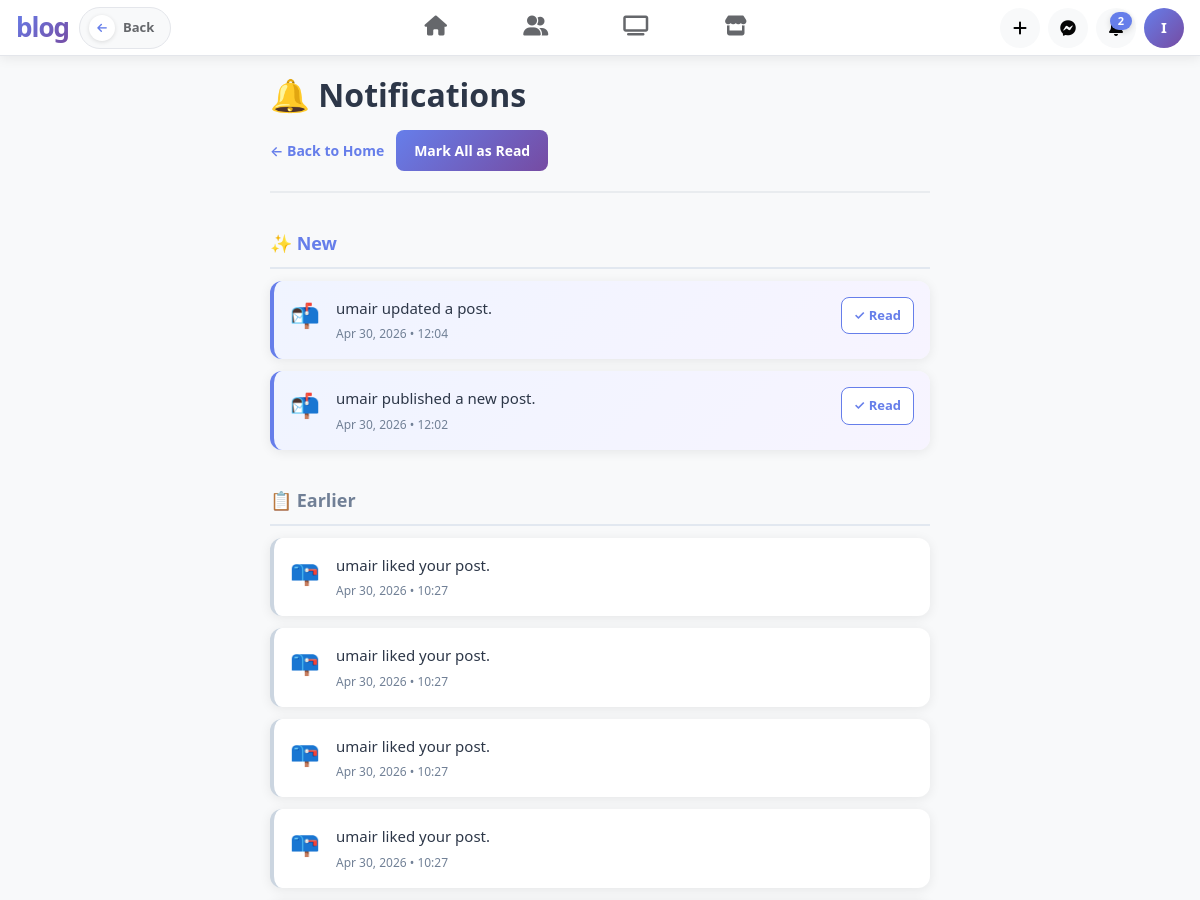
/notifications/ (signed in, upper part), run on an earlier commit of the app's database.
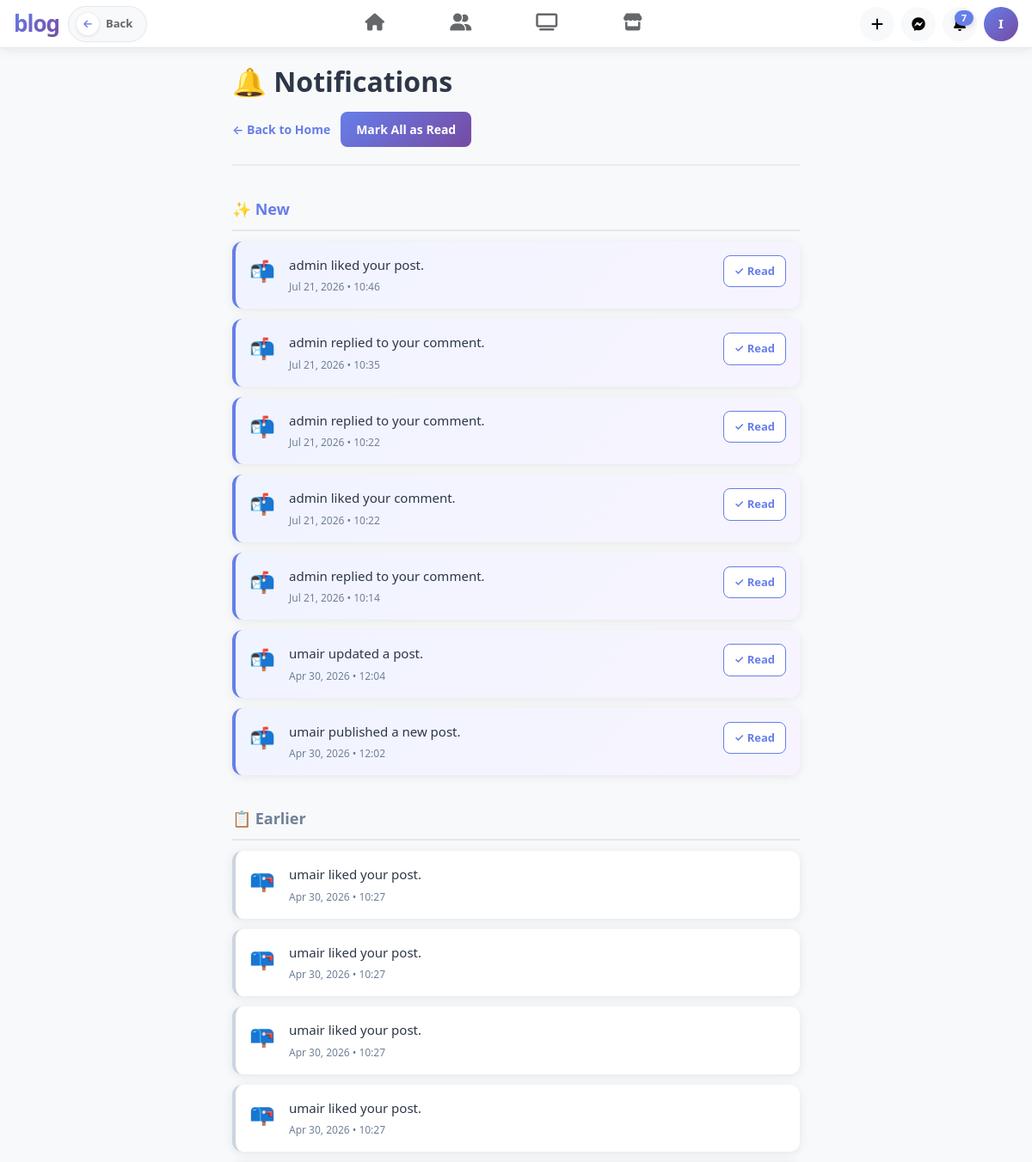
And on a later commit of the database.
### blog/models.py (models this page shows, shortened)
class CustomUser(AbstractUser):
    email = models.EmailField(unique=True)

class Notification(models.Model):
    user = models.ForeignKey(settings.AUTH_USER_MODEL, on_delete=models.CASCADE)
    post = models.ForeignKey(
        Post,
        on_delete=models.CASCADE,
        related_name="notifications",
        null=True,
        blank=True,
    )
    message = models.TextField()
    is_read = models.BooleanField(default=False)
    created_at = models.DateTimeField(auto_now_add=True)
    sender = models.ForeignKey(
        CustomUser, on_delete=models.CASCADE, related_name="notifications_sent"
    )

### blog/views.py (the view)
# urls.py: path("notifications/", notifications_list_view, name="notifications_list"),
@login_required
def notifications_list_view(request):
    new_notifications = Notification.objects.filter(
        user=request.user, is_read=False
    ).order_by("-created_at")
    old_notifications = Notification.objects.filter(
        user=request.user, is_read=True
    ).order_by("-created_at")
    return render(
        request,
        "notifications/list.html",
        {
            "new_notifications": new_notifications,
            "old_notifications": old_notifications,
        },
    )

### blog/context_processors.py (called while the page is built)
def notifications_badge(request):
    if request.user.is_authenticated:
        cache_key = f"unread_notifications_{request.user.id}"
        unread_count = cache.get(cache_key)
        if unread_count is None:
            unread_count = Notification.objects.filter(
                user=request.user, is_read=False
            ).count()
            cache.set(cache_key, unread_count, 30)
    else:
        unread_count = 0
    return {"unread_notifications_count": unread_count}

def navbar_context(request):
    cache_key = "all_categories_navbar"
    all_categories = cache.get(cache_key)
    if all_categories is None:
        all_categories = list(Category.objects.all().order_by("name"))
        cache.set(cache_key, all_categories, 3600)
    selected_category_ids = []
    if request.GET:
        selected_category_ids = [
            int(id) for id in request.GET.getlist("categories") if id and id != "all"
        ]
    return {
        "all_categories": all_categories,
        "selected_category_ids": selected_category_ids,
    }

### templates/notifications/list.html (shortened to what this page needs)
{% extends "base.html" %}
{% block content %}
<link rel="stylesheet" href="https://cdn.jsdelivr.net/npm/bootstrap@5.3.0/dist/css/bootstrap.min.css">
<div class="notifications-container">
    <div class="page-header">
        <h1>🔔 Notifications</h1>
        <div class="header-actions">
            <a href="{% url 'blog:home' %}" class="btn-back">← Back to Home</a>
            <form method="post" action="{% url 'blog:mark_all_read' %}" style="margin: 0;">
                <button type="submit" class="btn-mark-all">Mark All as Read</button>
            </form>
        </div>
    </div>
    <div class="section-divider">
        <h2 class="section-title new">
            <span>✨ New</span>
            {% if new_notifications %}
                <span class="notification-badge">{{ new_notifications|length }}</span>
            {% endif %}
        </h2>
        {% if new_notifications %}
            {% for n in new_notifications %}
                <div class="notification-item new">
                    <div class="notification-icon">📬</div>
                    <div class="notification-content">
                        <p class="notification-message">{{ n.message }}</p>
                        <div class="notification-time">{{ n.created_at|date:"M d, Y • H:i" }}</div>
                    </div>
                    <div class="notification-actions">
                        <form method="post" action="{% url 'blog:mark_read' n.id %}" style="margin: 0;">
                            <button type="submit" class="btn-mark-read">
                                ✓ Read
                            </button>
                        </form>
                    </div>
                </div>
            {% endfor %}
        {% else %}
            <div class="empty-state">
                <div class="empty-state-icon">📭</div>
                <p class="empty-state-text">No new notifications</p>
            </div>
        {% endif %}
    </div>
    <div class="section-divider">
        <h2 class="section-title old">
            <span>📋 Earlier</span>
            {% if old_notifications %}
                <span class="notification-badge" style="background-color: #cbd5e0; color: #2d3748;">{{ old_notifications|length }}</span>
            {% endif %}
        </h2>
        {% if old_notifications %}
            {% for n in old_notifications %}
                <div class="notification-item old">
                    <div class="notification-icon">📪</div>
                    <div class="notification-content">
                        <p class="notification-message">{{ n.message }}</p>
                        <div class="notification-time">{{ n.created_at|date:"M d, Y • H:i" }}</div>
                    </div>
                </div>
            {% endfor %}
        {% else %}
            <div class="empty-state">
                <div class="empty-state-icon">📭</div>
                <p class="empty-state-text">No earlier notifications</p>
            </div>
        {% endif %}
    </div>
</div>
{% endblock %}

### templates/base.html (shortened to what this page needs)
<!DOCTYPE html>
<html lang="en">
<head>
    <link rel="stylesheet" href="https://cdn.jsdelivr.net/npm/bootstrap@5.3.0/dist/css/bootstrap.min.css">
    <link rel="stylesheet" href="https://cdnjs.cloudflare.com/ajax/libs/font-awesome/6.4.0/css/all.min.css">
</head>
<body>
<nav class="fb-nav">
    <a href="{% url 'blog:filter_by_category' %}" class="fb-nav-brand">blog</a>
    <button onclick="history.back()" class="fb-back-btn" type="button" title="Go Back">
        <span class="back-icon"><i class="fas fa-arrow-left"></i></span>
        <span>Back</span>
    </button>
    <div class="fb-nav-tabs">
        <a href="{% url 'blog:home' %}"
           class="fb-nav-tab {% block nav_home %}{% endblock %}"
           title="Home">
            <i class="fas fa-home"></i>
        </a>
        <a href="{% url 'blog:friends_list' %}"
           class="fb-nav-tab {% block nav_friends %}{% endblock %}"
           title="Friends">
            <i class="fas fa-user-friends"></i>
        </a>
        <a href="#" class="fb-nav-tab" title="Watch"><i class="fas fa-tv"></i></a>
        <a href="#" class="fb-nav-tab" title="Marketplace"><i class="fas fa-store"></i></a>
    </div>
    <div class="fb-nav-actions">
        <a href="{% url 'blog:create_post' %}" class="fb-nav-btn" title="Create Post">
            <i class="fas fa-plus"></i>
        </a>
        <a href="#" class="fb-nav-btn" title="Messenger">
            <i class="fab fa-facebook-messenger"></i>
        </a>
        <a href="{% url 'blog:notifications_list' %}" class="fb-nav-btn" title="Notifications">
            {% if unread_notifications_count and unread_notifications_count > 0 %}
                <span class="notification-badge">{% if unread_notifications_count > 99 %}99+{% else %}{{ unread_notifications_count }}{% endif %}</span>
            {% endif %}
        </a>
        <a href="{% url 'blog:profile' %}" class="fb-nav-avatar" title="Profile">
            {{ request.user.username|first|upper }}
        </a>
    </div>
</nav>
{% block content %}{% endblock %}
</body>
</html>

### templates/base.html (style rules this page uses)
:root { --primary-color: #667eea; --secondary-color: #764ba2; --primary-gradient: linear-gradient(135deg, #667eea 0%, #764ba2 100%); --light-bg: #f0f2f5; --card-bg: #ffffff; --card-shadow: 0 1px 2px rgba(0,0,0,0.08); --hover-shadow: 0 2px 12px rgba(0,0,0,0.12); --border-color: #e4e6eb; --text-primary: #050505; --text-secondary: #65676b; --text-tertiary: #8a8d91; --action-hover: #f2f2f2; --success-color: #42b72a; --danger-color: #fa3e3e; }
* { box-sizing: border-box; margin: 0; padding: 0; }
body { background: var(--light-bg); font-family: -apple-system, BlinkMacSystemFont, 'Helvetica Neue', 'Segoe UI', Roboto, sans-serif; font-size: 15px; color: var(--text-primary); min-height: 100vh; }
.fb-nav { position: sticky; top: 0; z-index: 100; background: #fff; border-bottom: 1px solid var(--border-color); box-shadow: var(--card-shadow); height: 56px; display: flex; align-items: center; padding: 0 16px; gap: 10px; }
.fb-nav-brand { font-size: 26px; font-weight: 800; background: var(--primary-gradient); -webkit-background-clip: text; -webkit-text-fill-color: transparent; background-clip: text; letter-spacing: -1px; flex-shrink: 0; text-decoration: none; }
.fb-back-btn { display: flex; align-items: center; gap: 8px; background: var(--light-bg); border: 1.5px solid var(--border-color); border-radius: 22px; padding: 7px 16px 7px 9px; cursor: pointer; color: var(--text-secondary); font-size: 13px; font-weight: 600; font-family: inherit; transition: all 0.22s ease; text-decoration: none; white-space: nowrap; flex-shrink: 0; }
.fb-back-btn .back-icon { width: 26px; height: 26px; border-radius: 50%; background: white; display: flex; align-items: center; justify-content: center; font-size: 11px; color: var(--primary-color); transition: all 0.22s ease; box-shadow: 0 1px 4px rgba(0,0,0,0.12); flex-shrink: 0; }
.fb-nav-tabs { display: flex; align-items: center; flex: 1; justify-content: center; gap: 4px; }
.fb-nav-tab { display: flex; align-items: center; justify-content: center; width: 96px; height: 44px; border-radius: 8px; cursor: pointer; color: var(--text-secondary); transition: all 0.15s ease; font-size: 20px; text-decoration: none; border-bottom: 3px solid transparent; }
.fb-nav-actions { display: flex; align-items: center; gap: 8px; flex-shrink: 0; }
.fb-nav-btn { width: 40px; height: 40px; border-radius: 50%; background: var(--light-bg); border: none; cursor: pointer; color: var(--text-primary); font-size: 16px; display: flex; align-items: center; justify-content: center; transition: background 0.15s; text-decoration: none; position: relative; }
.fb-nav-avatar { width: 40px; height: 40px; border-radius: 50%; background: var(--primary-gradient); display: flex; align-items: center; justify-content: center; color: white; font-weight: 700; font-size: 15px; cursor: pointer; flex-shrink: 0; text-decoration: none; }
.notification-badge { position: absolute; top: 4px; right: 4px; min-width: 18px; height: 18px; padding: 0 5px; border-radius: 9px; background: var(--danger-color); color: white; font-size: 11px; font-weight: 700; display: inline-flex; align-items: center; justify-content: center; box-shadow: 0 2px 6px rgba(0,0,0,0.15); line-height: 1; }

What changed in the data, as far as the page shows it:
added Notification: message "admin liked your post.", created_at "Jul 21, 2026 • 10:46", shown under "✨ New"
added Notification: message "admin replied to your comment.", created_at "Jul 21, 2026 • 10:35", shown under "✨ New"
added Notification: message "admin replied to your comment.", created_at "Jul 21, 2026 • 10:22", shown under "✨ New"
added Notification: message "admin liked your comment.", created_at "Jul 21, 2026 • 10:22", shown under "✨ New"
added Notification: message "admin replied to your comment.", created_at "Jul 21, 2026 • 10:14", shown under "✨ New"
Also different on the page:
{{ unread_notifications_count }}: "2" → "7"
